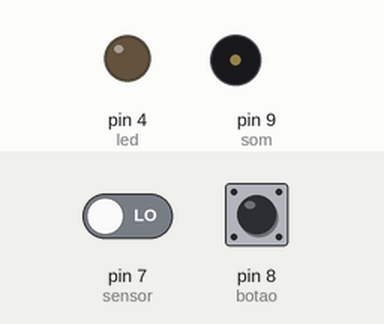
The sketch below on a simulated Arduino Uno, built with avr-gcc and run on an emulated ATmega328P. Parts: output pins drawn as LEDs (lit = HIGH), buzzer (waves = sounding). Inputs (shaded band) come from the test bench; at power-on: pin 7 (sensor) LOW, pin 8 (botao) LOW.

Above: at 1.2 s.
1.3 s: pin 7 (sensor) driven HIGH
At 1.9 s:
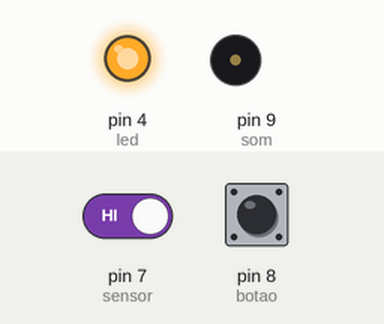
2.8 s: pin 8 (botao) pulled HIGH for 1 s
At 4.6 s:
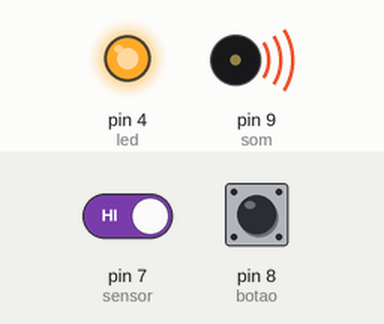
6.8 s: pin 8 (botao) pulled HIGH for 3.2 s
At 11.9 s:
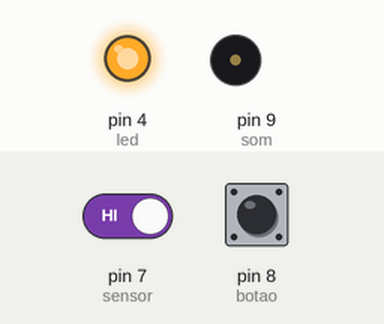
12.8 s: pin 7 (sensor) driven LOW
At 14.6 s:
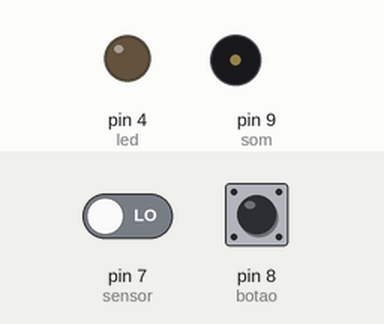
Timing chart, 0 to 15.8 s (numbered marks = the images above; inputs shaded):
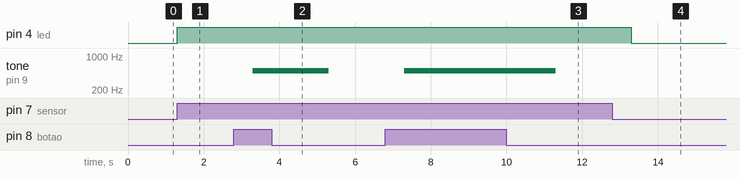

Measured:
- after the input at 1.3 s, pin 4 (led): LOW → HIGH at once
- after the input at 2.8 s, tone on pin 9 (som): silent → 500 Hz after 0.50 s, → silent 2.0 s later
- after the input at 6.8 s, tone on pin 9 (som): silent → 500 Hz after 0.50 s, → silent 4.0 s later
- after the input at 12.8 s, pin 4 (led): HIGH → LOW after 0.50 s

The sketch:

exemplo6-14.ino
```cpp
#define led 4
#define sensor 7
#define som 9
#define botao 8
// variável para guardar se o sensor foi ativado
int estadoSensor = 0;
int estadoBotao = 0;

void setup() {
    pinMode(led, OUTPUT);
    pinMode(som, OUTPUT);
    pinMode(sensor, INPUT); // sensor é entrada
    pinMode(botao, INPUT);
}

void loop() {
    // ler estado do sensor
    estadoSensor = digitalRead(sensor);
    estadoBotao = digitalRead(botao);
    // comparação usam-se dois sinais de igual
    if (estadoSensor == 1 && estadoBotao == 1) {
        digitalWrite(led, 1);
        tone(som, 500);
        delay(2000);
    } else if (estadoSensor == 1 && estadoBotao == 0) {
        digitalWrite(led, 1);
        noTone(som);
        delay(2000);
    } else {
        digitalWrite(led, 0);
        noTone(som);
    }
}
```
